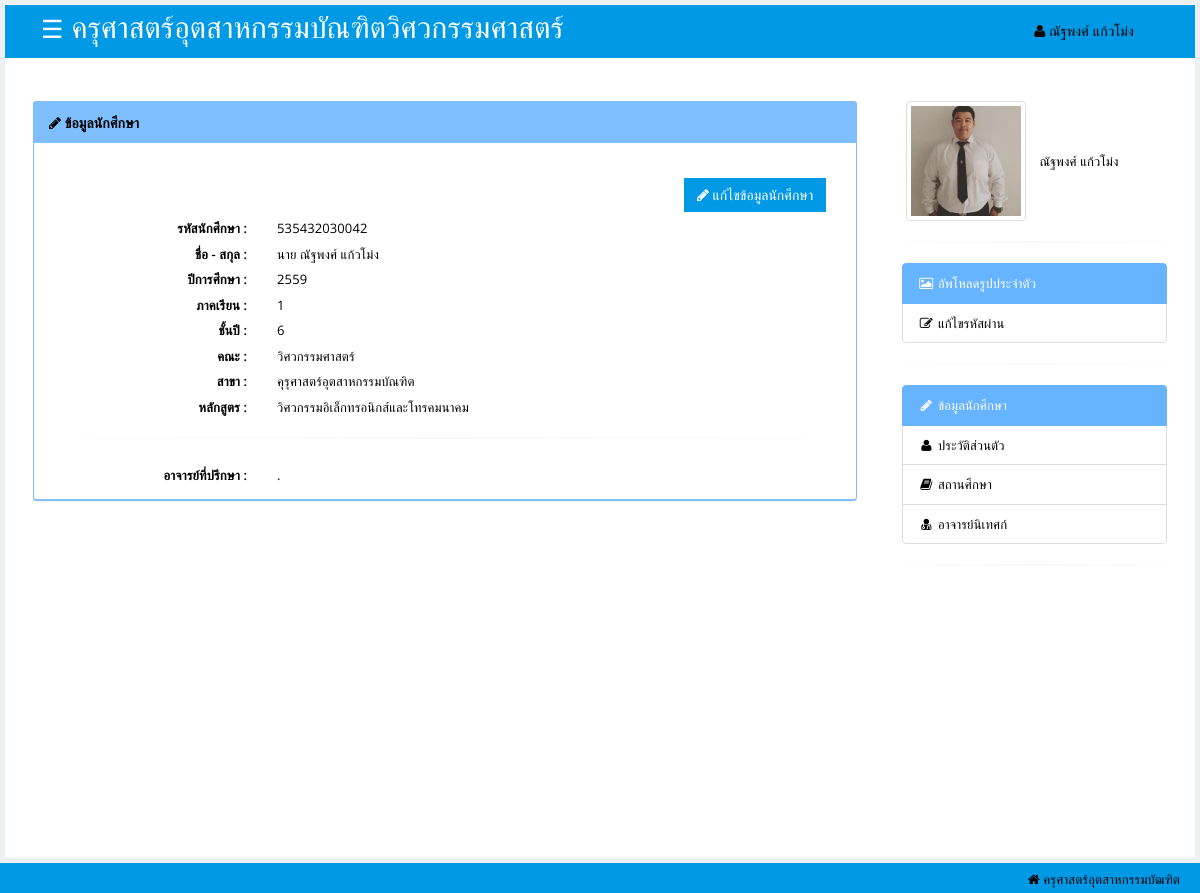
The page /rmutlexpro/stdpro.php (signed in) on the database its author committed.
### tables this page shows
CREATE TABLE `student` (
  `student_id` bigint(14) NOT NULL,
  `title_id` int(11) NOT NULL,
  `student_name` varchar(50) NOT NULL,
  `student_lname` varchar(50) NOT NULL,
  `faculty_id` int(11) NOT NULL,
  `course_id` int(11) NOT NULL,
  `branch_id` int(11) NOT NULL,
  `year_id` int(11) NOT NULL,
  `term_id` int(11) NOT NULL,
  `class_id` int(11) NOT NULL,
  `student_Advisors` varchar(100) NOT NULL,
  `student_password` varchar(50) NOT NULL,
  `indentity_id` int(11) NOT NULL,
  `date_regis` varchar(20) NOT NULL,
  `active` varchar(1) NOT NULL,
  `profile_id` bigint(15) NOT NULL,
  `saddressnow_id` bigint(14) NOT NULL,
  `saddresshome_id` bigint(14) NOT NULL,
  `edu_id` int(11) NOT NULL,
  `edupart_id` int(11) NOT NULL,
  `trainer_id` int(11) NOT NULL,
  `teacher_id` int(11) NOT NULL
);

CREATE TABLE `images` (
  `id_image` bigint(15) NOT NULL,
  `image` varchar(100) NOT NULL,
  `image_date` varchar(20) NOT NULL
);

CREATE TABLE `title` (
  `title_id` int(11) NOT NULL,
  `title_name` varchar(50) NOT NULL
);

### rmutlexpro/stdpro.php (the view, shortened to what the rows shown need)
<!DOCTYPE html>
<html lang="en"><head>
    <link id="bootstrap-style" href="css/bootstrap.css" rel="stylesheet">
    <link href="css/halflings.css" rel="stylesheet">
    <link rel="stylesheet" href="css/layout.css" type="text/css">
    <link href="css/bootstrap-responsive.min.css" rel="stylesheet">
    <link id="base-style" href="css/style.css" rel="stylesheet">
    <link id="base-style-responsive" href="css/style-responsive.css" rel="stylesheet">
    <link href="css/font-awesome.min.css" rel="stylesheet">
    <link href="css/font-awesome.css" rel="stylesheet">
    <link rel="stylesheet" href="css/modal.css" type="text/css">
</head>
<body>
<?php
if ($_SESSION['ses_id']=='') {
    echo "<meta http-equiv='refresh' content='1;URL=loginstd.php'>";
}elseif ($_SESSION['indentity_id']!=3) {
    echo "<meta http-equiv='refresh' content='1;URL=logoutstd.php'>";
}elseif($_SESSION['active']!=1){
    echo "<meta http-equiv='refresh' content='1;URL=waitregis.php'>";
}else{
?>
<div id="main">
<nav class="navbar navbar-default">
        <div class="navbar-inner">
            <div class="container-fluid">
                <div class="nav-no-collapse header-nav">
                    <ul class="nav navbar-nav pull-right">
                        <li class="dropdown">
                            <a class="btn dropdown-toggle" href="#">
                                <i class="fa fa-user"></i>
                                                             <?php
                                                            $strSQL = "SELECT * FROM student WHERE student_id = '".$_SESSION['student_id']."' ";
                                                            $objQuery = mysql_query($strSQL) or die(mysql_error());
                                                            ?>
                                                            <?php
                                                                    while ($nti=mysql_fetch_array($objQuery)){
                                                            ?>
                                                            <label style="font-weight: normal" class="control-label" value='<?php echo $nti['student_name'];?>'><?php echo $nti['student_name'];?>
                                                            <?php }?>
                                                            </label>
                                                            <?php
                                                            $strSQL = "SELECT * FROM student WHERE student_id = '".$_SESSION['student_id']."' ";
                                                            $objQuery = mysql_query($strSQL) or die(mysql_error());
                                                            ?>
                                                            <?php
                                                                    while ($nti=mysql_fetch_array($objQuery)){
                                                            ?>
                                                            <label style="font-weight: normal" class="control-label" value='<?php echo $nti['student_lname'];?>'><?php echo $nti['student_lname'];?>
                                                            <?php }?>
                                                            </label>
                            </a>
                        </li>
                    </ul>
                </div>
            </div>
        </div>
    </nav>
            <div id="content" class="span10">
                <div class="row">
                    <div class="col-lg-3 panel-body">
                        <ul class="list-table"">
                            <li ">
                            <?php
                            $strSQL = "SELECT * FROM images WHERE id_image = '".$_SESSION['student_id']."' ";
                            $objQuery = mysql_query($strSQL) or die(mysql_error());
                            ?>
                            <?php
                            while ($nti=mysql_fetch_array($objQuery)){
                            $Picture=$nti['image'];
                            ?>
                                <div  class="img-resize1"><img  id="img" class="img-thumbnail" src="img/<?=$Picture;?>" alt="รูปประจำตัว" >
                                </div>
                             <?php }?>
                            </li>
                            <li class="text-left">
                                <h5 class="semibold ellipsis mt0"> <?php
                                                            $strSQL = "SELECT * FROM student WHERE student_id = '".$_SESSION['student_id']."' ";
                                                            $objQuery = mysql_query($strSQL) or die(mysql_error());
                                                            ?>
                                                            <?php
                                                                    while ($nti=mysql_fetch_array($objQuery)){
                                                            ?>
                                                            <label style="font-weight: normal" class="control-label" value='<?php echo $nti['student_name'];?>'><?php echo $nti['student_name'];?>
                                                            <?php }?>
                                                            </label>
                                                            <?php
                                                            $strSQL = "SELECT * FROM student WHERE student_id = '".$_SESSION['student_id']."' ";
                                                            $objQuery = mysql_query($strSQL) or die(mysql_error());
                                                            ?>
                                                            <?php
                                                                    while ($nti=mysql_fetch_array($objQuery)){
                                                            ?>
                                                            <label style="font-weight: normal" class="control-label" value='<?php echo $nti['student_lname'];?>'><?php echo $nti['student_lname'];?>
                                                            <?php }?>
                                                            </label></h5>
                            </li>
                        </ul>
                    </div>
                    <div class="col-lg-9">
                        <div class="tab-content">
                            <div class="tab-pane active" id="datacivil">
                                <div class="panel-body">
                                    <div class="panel panel-teal">
                                        <div class="panel-body" id="data_panel">
                                            <div class="form-horizontal">
                                                <div class="col-md-12">
                                                    <div class="col-sm-12">
                                                        <?php
                                                            $strSQL = "SELECT * FROM student WHERE student_id = '".$_SESSION['student_id']."' ";
                                                            $objQuery = mysql_query($strSQL);
                                                        ?>
                                                            <div class="col-sm-7">
                                                                <?php
                                                                    while ($nti=mysql_fetch_array($objQuery)){
                                                                ?>
                                                                <label style="font-weight: normal" class="control-label" value='<?php echo $nti['student_id'];?>'><?php echo $nti['student_id'];?>
                                                                <?php }?>
                                                                </label>
                                                            </div>
                                                    </div>
                                                    <div class="col-sm-12">
                                                        <?php
                                                            $strSQL = "SELECT a.student_id,b.title_name FROM student a INNER JOIN title b ON a.title_id=b.title_id WHERE student_id = '".$_SESSION['student_id']."' ";
                                                            $objQuery = mysql_query($strSQL) or die(mysql_error());
                                                        ?>
                                                        <div class="col-sm-7">
                                                            <?php
                                                                    while ($nti=mysql_fetch_array($objQuery)){
                                                            ?>
                                                            <label style="font-weight: normal" class="control-label" value='<?php echo $nti['title_name'];?>'><?php echo $nti['title_name'];?>
                                                            <?php }?>
                                                            </label>
                                                            <?php
                                                            $strSQL = "SELECT * FROM student WHERE student_id = '".$_SESSION['student_id']."' ";
                                                            $objQuery = mysql_query($strSQL) or die(mysql_error());
                                                            ?>
                                                            <?php
                                                                    while ($nti=mysql_fetch_array($objQuery)){
                                                            ?>
                                                            <label style="font-weight: normal" class="control-label" value='<?php echo $nti['student_name'];?>'><?php echo $nti['student_name'];?>
                                                            <?php }?>
                                                            </label>
                                                            <?php
                                                            $strSQL = "SELECT * FROM student WHERE student_id = '".$_SESSION['student_id']."' ";
                                                            $objQuery = mysql_query($strSQL) or die(mysql_error());
                                                            ?>
                                                            <?php
                                                                    while ($nti=mysql_fetch_array($objQuery)){
                                                            ?>
                                                            <label style="font-weight: normal" class="control-label" value='<?php echo $nti['student_lname'];?>'><?php echo $nti['student_lname'];?>
                                                            <?php }?>
                                                            </label>
                                                        </div>
                                                    </div>
                                                    <div class="col-sm-12">
                                                        <?php
                                                            $strSQL = "SELECT * FROM student WHERE student_id = '".$_SESSION['student_id']."' ";
                                                            $objQuery = mysql_query($strSQL);
                                                        ?>
                                                            <div class="col-sm-7">
                                                                <?php
                                                                    while ($nti=mysql_fetch_array($objQuery)){
                                                                ?>
                                                                <label style="font-weight: normal" class="control-label" value='<?php echo $nti['student_Advisors'];?>'><?php echo $nti['student_Advisors'];?>
                                                                <?php }?>
                                                                </label>
                                                        </div>
                                                    </div>
                                                </div>
                                            </div>
                                        </div>
                                    </div>
                                </div>
                            </div>
                                </div>
                        </div>
                    </div>
                </div>
            </div>
</body>
</html>
<?php
}
?>

### rows shown on the page
student: student_name "ณัฐพงศ์", student_lname "แก้วโม่ง", student_id "535432030042", title.title_name "นาย", student_Advisors "."
images: image (picture)

### other values the page prints
$nti['year_name'] "2559"
$nti['termyear_name'] "1"
$nti['class_name'] "6"
$nti['faculty_name'] "วิศวกรรมศาสตร์"
$nti['course_name'] "คุรุศาสตร์อุตสาหกรรมบัณฑิต"
$nti['branch_name'] "วิศวกรรมอิเล็กทรอนิกส์และโทรคมนาคม"
